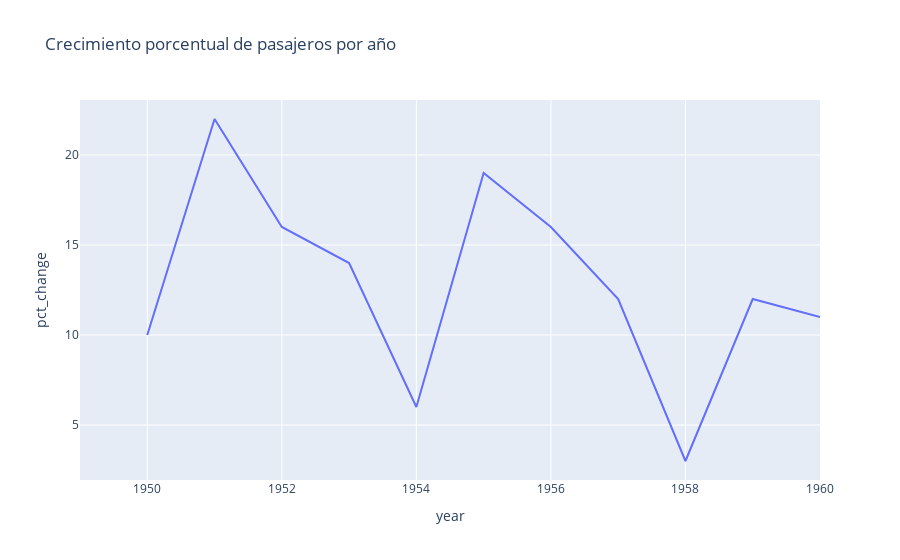

Notebook code cell kept with this figure:
### Code cell
px.line(grouped, x = grouped.index, y = 'pct_change',  title = 'Crecimiento porcentual de pasajeros por año')

### Figure 1 — Plotly figure (JSON) as saved in the notebook; plotly's stock layout.template omitted (floating-point values rounded to 4 significant figures)
{"data": [{"hovertemplate": "year=%{x}<br>pct_change=%{y}<extra></extra>", "legendgroup": "", "line": {"color": "#636efa", "dash": "solid"}, "marker": {"symbol": "circle"}, "mode": "lines", "name": "", "orientation": "v", "showlegend": false, "type": "scatter", "x": [1949, 1950, 1951, 1952, 1953, 1954, 1955, 1956, 1957, 1958, 1959, 1960], "xaxis": "x", "y": [null, 10, 22, 16, 14.0, 6, 19, 16, 12, 3, 12, 11], "yaxis": "y"}], "layout": {"legend": {"tracegroupgap": 0}, "title": {"text": "Crecimiento porcentual de pasajeros por año"}, "xaxis": {"anchor": "y", "domain": [0, 1], "title": {"text": "year"}}, "yaxis": {"anchor": "x", "domain": [0, 1], "title": {"text": "pct_change"}}}}
